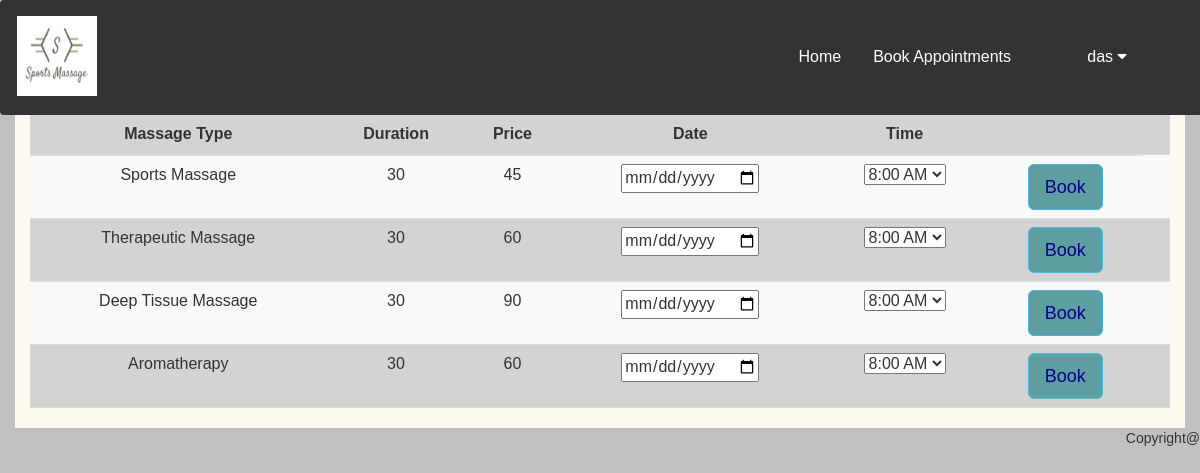
Screenshot of /BookAppointment.php (signed in) with the database file from the repository.
### tables this page shows
CREATE TABLE `services` (
  `ServiceId` int(11) NOT NULL,
  `MassageType` varchar(50) NOT NULL,
  `Duration` int(11) NOT NULL,
  `Amount` decimal(10,0) NOT NULL
);

### BookAppointment.php (the view, shortened to what this page needs)
<?php
require 'dbconnect.php';
$query = "SELECT * FROM services";
$result = mysqli_query($mysqli, $query);
?>
<html>
<head>
  <link rel="stylesheet" type="text/css" href="stylesheet.css">
  <link rel="stylesheet" href="https://maxcdn.bootstrapcdn.com/bootstrap/3.4.0/css/bootstrap.min.css">
  <?php require("usertab.php"); ?>
</head>
<body style="background-color:silver;">
  <div class="flex-container container">
    <table class="table table-striped" style="background-color: lightgrey;">
      <thead>
        <tr>
          <th>Massage Type</th>
          <th>Duration</th>
          <th>Price</th>
          <th>Date</th>
          <th>Time</th>
          <th></th>
        </tr>
      </thead>
      <tbody>
        <?php while ($row = mysqli_fetch_array($result)) { ?>
          <form method="POST" action="insertbookappointment.php">
            <tr class="ptr" id="what">
              <td><input type="hidden" name="massagetype" value="<?php echo $row['MassageType'] ?>" /><?php echo $row['MassageType'] ?></td>
              <td><input type="hidden" name="duration" value="<?php echo $row['Duration'] ?>" /><?php echo $row['Duration'] ?></td>
              <td><input type="hidden" name="amount" value="<?php echo $row['Amount'] ?>" /><?php echo $row['Amount'] ?></td>
              <td><input type="date" id="date" name="date" /></td>
              <td>
                <select name="time" id="time">
                  <option value="8:00">8:00 AM</option>
                </select>
              </td>
              <td>
                <button type="button" value="Book" class="btn btn-info btn-lg mmodal" data-toggle="modal" data-target="">Book</button>
              </td>
              <td>
              </td>
            </tr>
          </form>
        <?php } ?>
      </tbody>
    </table>
  </div>
</body>
<?php require("footer.php"); ?>
</html>

### stylesheet.css (style rules this page uses)
body { background-color: gray; }
.btn { background-color: cadetblue; color: darkblue; }

### usertab.php (style rules this page uses)
body { font-family: Arial, Helvetica, sans-serif; }

### BookAppointment.php (style rules this page uses)
.flex-container { display: flex; justify-content: center; background-color: floralwhite; }
table { border-collapse: collapse; width: 100%; }
th, td { padding: 8px; text-align: center; border-bottom: 1px solid #ddd; }

### rows the page displays
services: MassageType "Sports Massage", Duration "30", Amount "45"
services: MassageType "Therapeutic Massage", Duration "30", Amount "60"
services: MassageType "Deep Tissue Massage", Duration "30", Amount "90"
services: MassageType "Aromatherapy", Duration "30", Amount "60"

### other values shown
$_SESSION['firstname'] "das"
